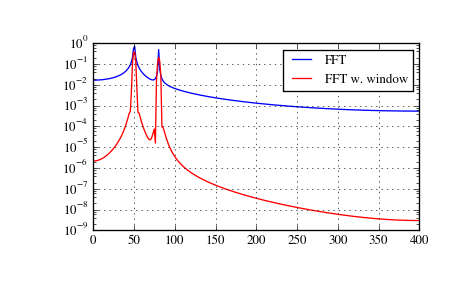

Source code (Python):
from scipy.fftpack import fft
# Number of samplepoints
N = 600
# sample spacing
T = 1.0 / 800.0
x = np.linspace(0.0, N*T, N)
y = np.sin(50.0 * 2.0*np.pi*x) + 0.5*np.sin(80.0 * 2.0*np.pi*x)
yf = fft(y)
from scipy.signal import blackman
w = blackman(N)
ywf = fft(y*w)
xf = np.linspace(0.0, 1.0/(2.0*T), N/2)
import matplotlib.pyplot as plt
plt.semilogy(xf[1:N/2], 2.0/N * np.abs(yf[1:N/2]), '-b')
plt.semilogy(xf[1:N/2], 2.0/N * np.abs(ywf[1:N/2]), '-r')
plt.legend(['FFT', 'FFT w. window'])
plt.grid()
plt.show()
